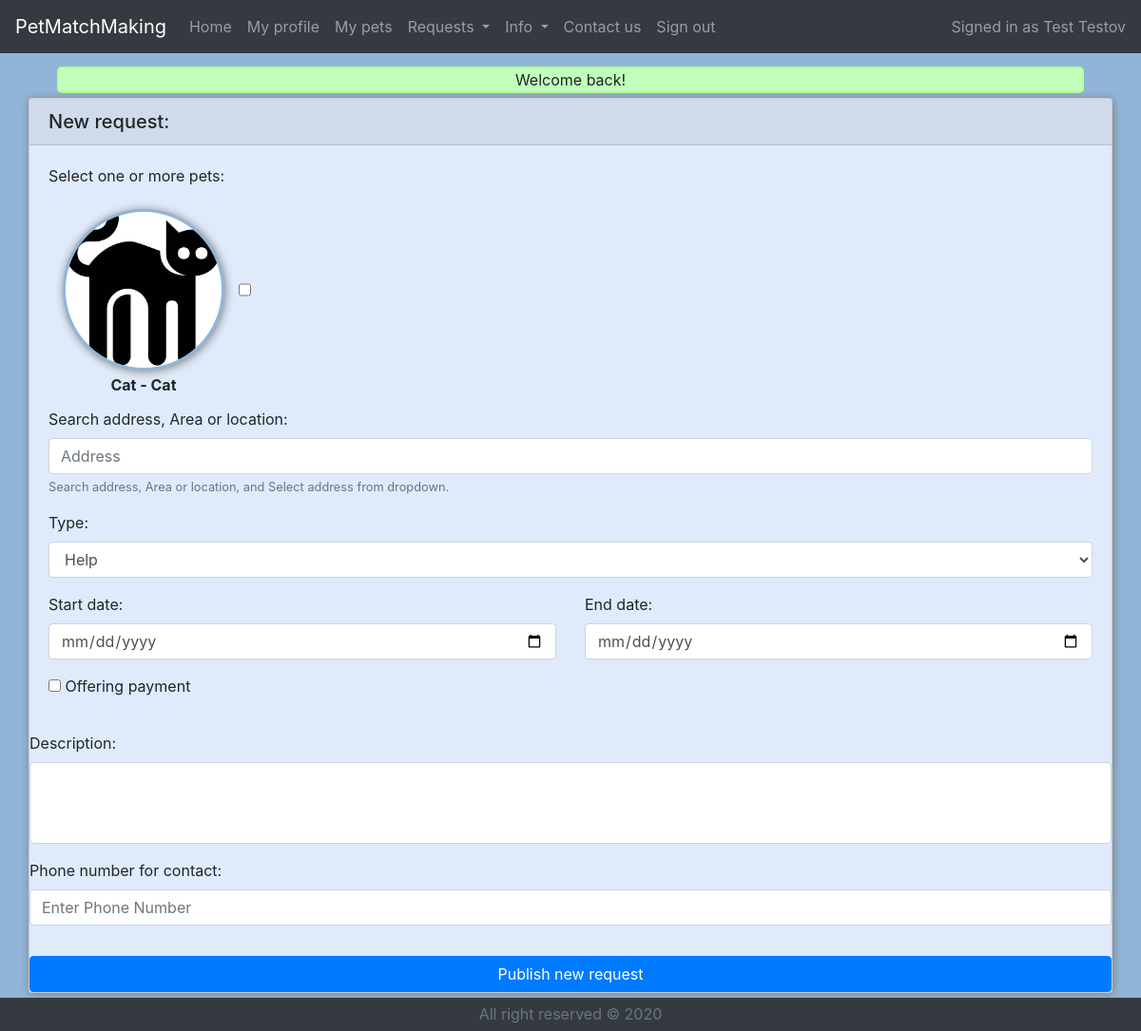
The app's page /main.php?helpRequestAdd (signed in) with its own data.
### tables this page shows
CREATE TABLE `users` (
  `userID` int(11) NOT NULL,
  `userEmail` varchar(64) NOT NULL,
  `userPassword` varchar(64) NOT NULL,
  `userFName` varchar(64) NOT NULL,
  `userLName` varchar(64) NOT NULL,
  `userPhone` varchar(64) NOT NULL,
  `userBirthday` date NOT NULL,
  `userAbout` text NOT NULL,
  `userRegisterTime` datetime NOT NULL,
  `userStatus` varchar(64) NOT NULL
);

CREATE TABLE `pets` (
  `petID` int(11) NOT NULL,
  `userID` int(11) NOT NULL,
  `petName` varchar(64) NOT NULL,
  `petType` varchar(64) NOT NULL,
  `petBirthday` date NOT NULL,
  `petSex` varchar(64) NOT NULL,
  `petFood` text NOT NULL,
  `petTemper` text NOT NULL,
  `petAbout` text NOT NULL,
  `petStatus` int(11) NOT NULL,
  `petRegisterTime` datetime NOT NULL
);

### classes/dbClass.php (called while the page is built, shortened)
<?php
require_once "User.php";
class dbClass
{
    private $host;
    private $db;
    private $charset;
    private $user;
    private $pass;
    private $opt = array(
        PDO::ATTR_ERRMODE => PDO::ERRMODE_EXCEPTION,
        PDO::ATTR_DEFAULT_FETCH_MODE => PDO::FETCH_ASSOC
    );
    private $connection;
    public function __construct(string $host = "localhost", string $db = "petmatchdb", string $charset = "utf8", string $user = "root", string $pass = "")
    {
        $this->host = $host;
        $this->db = $db;
        $this->charset = $charset;
        $this->user = $user;
        $this->pass = $pass;
    }
    public function connect()
    {
        $dsn = "mysql:host=$this->host;dbname=$this->db;charset=$this->charset";
        $this->connection = new PDO($dsn, $this->user, $this->pass, $this->opt);
    }
    public function disconnect(){
        $this->connection = null;
    }
    public function getObjectsGeneral($table_name, $condition, $objectToFetch){
        $objArray = Array();
        $sql="SELECT * FROM `".$table_name."`".$condition;
        $result = $this->connection->query($sql);
        while ($row = $result->fetchObject($objectToFetch)){
            $objArray[] = $row;
        }
        return $objArray;
    }
    function xmlToString($htmlStr)
    {
        $xmlStr=str_replace('&lt;','<',$htmlStr);
        $xmlStr=str_replace('&gt;','>',$xmlStr);
        $xmlStr=str_replace('&quot;','"',$xmlStr);
        $xmlStr=str_replace("&#39;","'",$xmlStr);
        $xmlStr=str_replace('&amp;',"&",$xmlStr);
        return $xmlStr;
    }
    public function getSignedInUserData()
    {
        if (isset($_SESSION['user'])) {
            $statement = $this->connection->prepare("SELECT * FROM users WHERE userID=:id");
            $statement->execute([':id'=>$_SESSION['user']]);
            $userFromDB=$statement->fetchObject('User');
            $userFromDB->setUserPassword("Hi there!");
            return $userFromDB;
        }
    }
    public function getPetsByUserID($id)
    {
        $petsArray = Array();
        $result = $this->connection->query("SELECT * FROM `pets` WHERE userID='$id'");
        while ($row = $result->fetchObject('Pet')) {
            $petsArray[] = $row;
        }
        return $petsArray;
    }
    public function getPetImageLocation(Pet $p)
    {
        $location = "Images/Pets/";
        $filename = $p->getPetID().".JPG";
        if (!file_exists($location.$filename)){
            $location = "Images/Pets/General/";
            $filename = $p->getPetType().".png";
            $filename = preg_replace('/\s+/ ', '', $filename);
        }
        return $location.$filename;
    }
}

### classes/User.php (called while the page is built, shortened)
<?php
require_once "dbClass.php";
class User
{
    private $userFName;
    private $userLName;
    private $userPhone;
    public function getUserFName()
    {
        $db = new dbClass();
        return $db->xmlToString($this->userFName);
    }
    public function getUserLName()
    {
        $db = new dbClass();
        return $db->xmlToString($this->userLName);
    }
    public function getUserPhone()
    {
        return $this->userPhone;
    }
}

### classes/Pet.php (called while the page is built, shortened)
<?php
class Pet
{
    private $petID;
    private $petName;
    private $petType;
    public function getPetID()
    {
        return $this->petID;
    }
    public function getPetName()
    {
        return $this->petName;
    }
    public function getPetType()
    {
        return $this->petType;
    }
}

### helpRequestAdd.php (the view, shortened to what this page needs)
<?php
require_once "classes/dbClass.php";
require_once "classes/Pet.php";
$db = new dbClass();
$signedInUser=$db->getSignedInUserData();
$today = date("Y-m-d H:i:s");
$today = substr($today, 0, 10);
$oneyearfromnow = (string)((int)substr($today, 0, 4)+1).substr($today, 4, 6);
?>
<div class="d-flex justify-content-center">
<div class="card">
    <h5 class="card-header">New request:</h5>
    <div class="card-body">
    <form action="helpRequestAdd.php" onsubmit="return validateForm()" method=post id="newHelpForm" name="addHRform">
    <label>Select one or more pets:</label>
    <?php
    $myPetsArray = $db->getPetsByUserID($_SESSION['user']);
    if ($myPetsArray == null)
        echo "no pets found in DB.";
    else
    {
        $petsStr="<br><div class='card-deck'>";
        foreach ($myPetsArray as $p)
        {
            $image_str = "'background-image:url(".$db->getPetImageLocation($p).")';";
            $petsStr.="<div class='pet-img' style=$image_str><div class='pet-name'>".$p->getPetName()." - ".$p->getPetType()."</div></div>";
            $petsStr.="<input type='checkbox' name='pet[]' id='petsInHelp' value='".$p->getPetID()."'>";
        }
        $petsStr.="</div>";
        echo $petsStr;
    }
    ?>
    <div class="form-group">
        <br><label>Search address, Area or location:</label>
        <div class="form-row">
            <div class="col">
                <input class="form-control" id="autocomplete" placeholder="Address" onFocus="geolocate()" type="text">
                <small id="emailHelp" class="form-text text-muted">Search address, Area or location, and Select address from dropdown.</small>
            </div>
        </div>
    </div>
    <div class="form-group">
        <div class="form-row">
            <div class="col">
            <label>Type:</label>
                <select class="form-control" name="type">
                    <option value="Help">Help</option>
                </select>
            </div>
        </div>
    </div>
    <div class="form-group">
        <div class="row">
            <div class="col">
                <label>Start date:</label>
                <input type="date" class="form-control" id="datestart" placeholder="Start date" name="startdate" min='<?php echo $today;?>' max="<?php echo $oneyearfromnow?>" required>
            </div>
            <div class="col">
                <label>End date:</label>
                <input type="date" class="form-control" id="dateend" placeholder="End date date" name="enddate" min='<?php echo $today;?>' max="<?php echo $oneyearfromnow?>">
            </div>
        </div>
    </div>
    <div class="form-group">
    <input type="checkbox" name="payment" value="yes" id="paymentOffer"> Offering payment<br>
    </div>
    </div>
    <div class="form-group">
        <label>Description:</label>
        <textarea class="form-control" id="exampleFormControlTextarea1" name="helpAbout" rows="3" required></textarea>
    </div>
    <div class="form-group">
        <label>Phone number for contact:</label>
        <div class="form-group">
            <input type="tel" class="form-control" id="exampleInputPhone1" aria-describedby="emailHelp" placeholder="Enter Phone Number"  name="phone" value="<?php echo $signedInUser->getUserPhone()?>" pattern="[0-9]{9,10}" title="please enter a valid phone number" required>
        </div>
    </div>
    <button type="submit" class="btn btn-primary" name="helpRequestSent">Publish new request</button>
    </div>
</div>

### headerUser.php (shortened to what this page needs)
<header>
    <div class="fixed-top">
        <nav class="navbar navbar-expand-lg navbar-dark bg-dark">
            <div class="navbar-brand" href="#">PetMatchMaking</div>
            <div class="collapse navbar-collapse" id="navbarNavDropdown">
                <ul class="navbar-nav mr-auto">
                    <li class="nav-item">
                        <a class="nav-link" href="main.php">Home</a>
                    </li>
                    <li class="nav-item">
                        <a class="nav-link" href="?myProfile">My profile</a>
                    </li>
                    <li class="nav-item">
                        <a class="nav-link" href="?myPets">My pets</a>
                    </li>
                    <li class="nav-item dropdown">
                        <a class="nav-link dropdown-toggle" href="#" id="navbarDropdownMenuLink" data-toggle="dropdown" aria-haspopup="true" aria-expanded="false">
                            Requests
                        </a>
                    </li>
                    <li class="nav-item dropdown">
                        <a class="nav-link dropdown-toggle" href="#" id="navbarDropdownMenuLink" data-toggle="dropdown" aria-haspopup="true" aria-expanded="false">
                            Info
                        </a>
                    </li>
                    <?php
                    require_once "classes/dbClass.php";
                    require_once "classes/User.php";
                    $db = new dbClass();
                    $signedInUser = $db->getObjectsGeneral("users", "WHERE `userID`='".$_SESSION['user']."'", "User")[0];
                    ?>
                    <li class="nav-item">
                        <a class="nav-link" href="?contactUs">Contact us</a>
                    </li>
                    <li class="nav-item">
                        <a class="nav-link" href="?signOut">Sign out</a>
                    </li>
                </ul>
                <span class="navbar-text">
                  <?php
                  if (isset($_SESSION['user']))
                      echo "Signed in as ".$signedInUser->getUserFName()." ".$signedInUser->getUserLName();
                  else
                      echo "Not signed in";
                  ?>
                </span>
            </div>
        </nav>
    </div>
</header>

### styles/myCss.css (style rules this page uses)
html { position: relative; min-height: 100%; }
body { background-color: #91B5D8; margin-bottom: 35px; padding-top: 70px; }
.card { width: 95%; background-color: #dfebfa; margin: 5px; box-shadow: 1px 1px 10px grey; }
.card-header { background-color: #cfdbea; }
.pet-img { position: relative; float: left; width: 170px; height: 170px; background-color: white; background-position: 50% 50%; background-repeat: no-repeat; background-size: cover; border: 3px solid #91B5D8; border-radius: 50%; margin: 15px; box-shadow: 1px 1px 10px grey; text-align: center; }
.pet-name { font-weight: bold; position: absolute; bottom: -30px; width: 100%; }
.card-deck { display: flex; margin-right: auto; margin-left: auto; }
textarea { resize: none; }

### records on screen
users: userFName "Test", userLName "Testov"
pets: petName "Cat", petType "Cat"

### other values on screen
$_SESSION['userMessage'] "Welcome back!"
